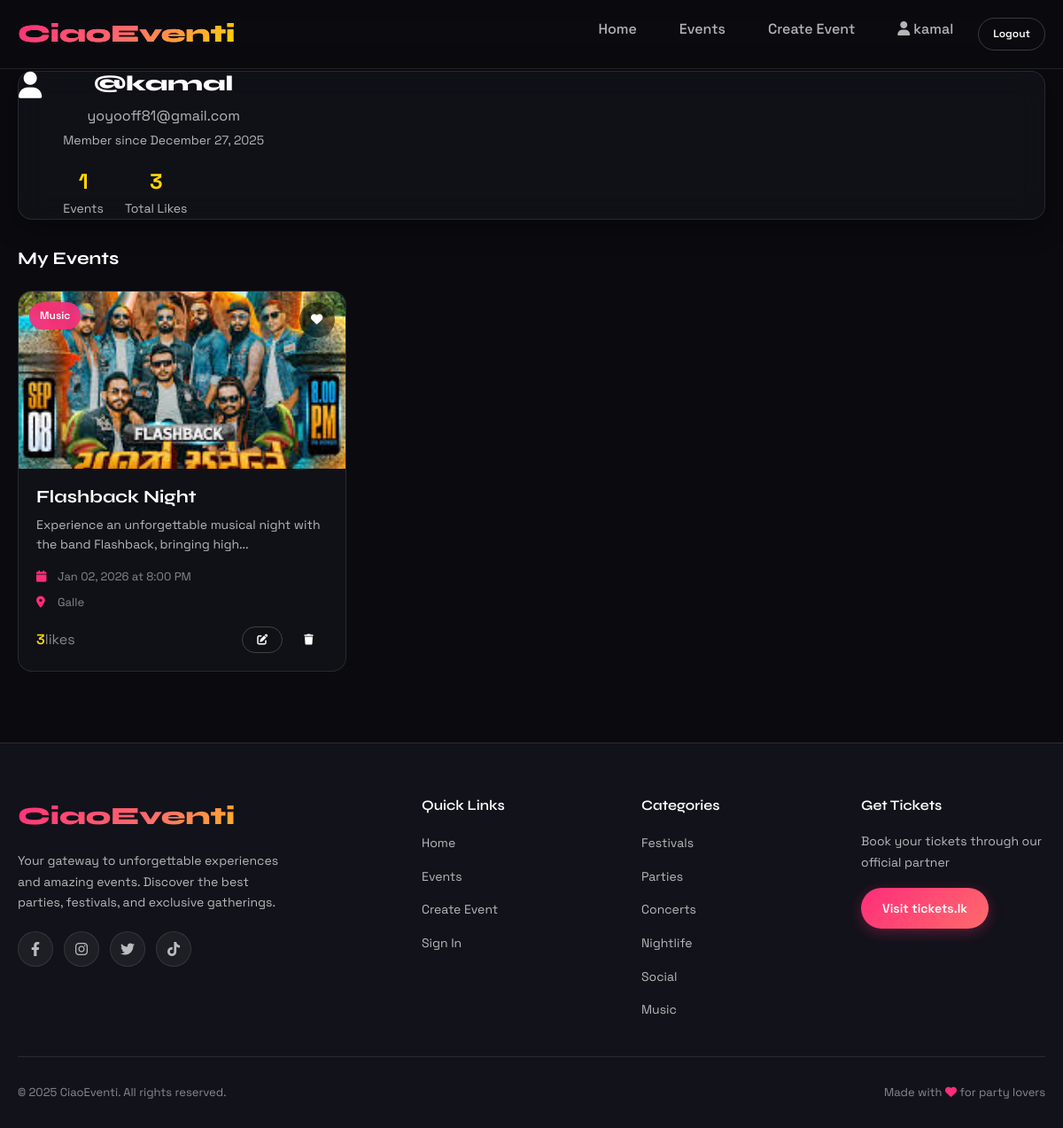
The app's page /test2/profile.php (signed in) with its own data.
### tables this page shows
CREATE TABLE `users` (
  `id` int(11) NOT NULL,
  `username` varchar(50) NOT NULL,
  `email` varchar(100) NOT NULL,
  `password` varchar(255) NOT NULL,
  `full_name` varchar(100) DEFAULT NULL,
  `profile_pic` varchar(255) DEFAULT NULL,
  `bio` text DEFAULT NULL,
  `created_at` timestamp NOT NULL DEFAULT current_timestamp(),
  `updated_at` timestamp NOT NULL DEFAULT current_timestamp() ON UPDATE current_timestamp()
);

CREATE TABLE `events` (
  `id` int(11) NOT NULL,
  `title` varchar(200) NOT NULL,
  `description` text NOT NULL,
  `category` enum('Festival','Party','Concert','Nightlife','Social','Music') NOT NULL,
  `event_date` date NOT NULL,
  `event_time` time NOT NULL,
  `location` varchar(200) NOT NULL,
  `venue` varchar(100) DEFAULT NULL,
  `banner_image` varchar(255) DEFAULT NULL,
  `ticket_link` varchar(255) DEFAULT NULL,
  `user_id` int(11) NOT NULL,
  `likes_count` int(11) DEFAULT 0,
  `created_at` timestamp NOT NULL DEFAULT current_timestamp(),
  `status` enum('active','edited','deleted') DEFAULT 'active',
  `updated_at` timestamp NOT NULL DEFAULT current_timestamp() ON UPDATE current_timestamp()
);

### test2/config/database.php (called while the page is built, shortened)
<?php
function isLoggedIn() {
    return isset($_SESSION['user_id']);
}
function getCurrentUserId() {
    return $_SESSION['user_id'] ?? null;
}
function getUserInfo($conn, $user_id) {
    $stmt = $conn->prepare("SELECT * FROM users WHERE id = ?");
    $stmt->bind_param("i", $user_id);
    $stmt->execute();
    $result = $stmt->get_result();
    return $result ? $result->fetch_assoc() : null;
}
?>

### test2/profile.php (the view, shortened to what this page needs)
<?php
require_once __DIR__ . '/includes/header.php';
$user = getUserInfo($conn, getCurrentUserId());
$stmt = $conn->prepare("SELECT * FROM events WHERE user_id = ? ORDER BY created_at DESC");
$stmt->bind_param("i", getCurrentUserId());
$stmt->execute();
$userEvents = $stmt->get_result();
$totalLikes = 0;
$eventsData = [];
if ($userEvents->num_rows > 0) {
    while($event = $userEvents->fetch_assoc()) {
        $totalLikes += $event['likes_count'];
        $eventsData[] = $event;
    }
} else {
    $userEvents->close();
}
?>
<section class="py-20">
    <div class="container">
        <div class="max-w-4xl mx-auto">
            <div class="glass-card p-8 mb-8">
                <div class="flex flex-col md:flex-row items-center gap-6">
                    <div class="w-24 h-24 rounded-full bg-gradient-to-r from-pink-500 to-yellow-500 flex items-center justify-center text-white text-3xl">
                        <i class="fas fa-user"></i>
                    </div>
                    <div class="text-center md:text-left">
                        <h1 class="text-2xl font-extrabold mb-2">@<?php echo htmlspecialchars($user['username']); ?></h1>
                        <p class="text-secondary mb-1"><?php echo htmlspecialchars($user['email']); ?></p>
                        <p class="text-secondary text-sm">
                            Member since <?php echo date('F j, Y', strtotime($user['created_at'])); ?>
                        </p>
                        <div class="flex gap-6 mt-4 justify-center md:justify-start">
                            <div class="text-center">
                                <div class="text-2xl font-bold" style="color: #FFD700 !important;">
                                    <?php echo count($eventsData); ?>
                                </div>
                                <div class="text-sm text-secondary">Events</div>
                            </div>
                            <div class="text-center">
                                <div class="text-2xl font-bold" style="color: #FFD700 !important;">
                                    <?php echo $totalLikes; ?>
                                </div>
                                <div class="text-sm text-secondary">Total Likes</div>
                            </div>
                        </div>
                    </div>
                </div>
            </div>
            <h2 class="text-xl font-bold mb-6">My Events</h2>
            <?php if (!empty($eventsData)): ?>
                <div class="grid-3">
                    <?php foreach($eventsData as $event): ?>
                    <div class="card event-card">
                        <div class="card-image">
                            <img src="<?php echo !empty($event['banner_image']) ? 'uploads/' . $event['banner_image'] : 'https://images.unsplash.com/photo-1514525253161-7a46d19cd819?ixlib=rb-4.0.3&auto=format&fit=crop&w=600&q=80'; ?>"
                                 alt="<?php echo htmlspecialchars($event['title']); ?>">
                            <div class="card-badge"><?php echo $event['category']; ?></div>
                            <button class="card-like"
                                data-event-id="<?php echo $event['id']; ?>"
                                onclick="return handleLike(<?php echo $event['id']; ?>)">
                                <i class="fas fa-heart"></i>
                            </button>
                        </div>
                        <div class="card-content">
                            <h3 class="card-title"><?php echo htmlspecialchars($event['title']); ?></h3>
                            <p class="card-description"><?php echo htmlspecialchars(substr($event['description'], 0, 80)) . '...'; ?></p>
                            <div class="card-meta">
                                <div class="card-meta-item">
                                    <i class="fas fa-calendar"></i>
                                    <span><?php echo date('M d, Y', strtotime($event['event_date'])); ?> at <?php echo date('g:i A', strtotime($event['event_time'])); ?></span>
                                </div>
                                <div class="card-meta-item">
                                    <i class="fas fa-map-marker-alt"></i>
                                    <span><?php echo htmlspecialchars($event['location']); ?></span>
                                </div>
                            </div>
                            <div class="flex-between mt-4">
                                <div class="flex items-center">
                                    <span class="font-semibold" style="color: #FFD700 !important;">
                                        <?php echo number_format($event['likes_count']); ?>
                                    </span>
                                    <span class="text-muted ml-1">
                                        like<?php echo $event['likes_count'] != 1 ? 's' : ''; ?>
                                    </span>
                                </div>
                                <div class="flex gap-2">
                                    <a href="edit_event.php?id=<?php echo $event['id']; ?>"
                                       class="btn btn-sm btn-secondary" title="Edit Event">
                                        <i class="fas fa-edit"></i>
                                    </a>
                                    <a href="delete_event.php?id=<?php echo $event['id']; ?>"
                                       class="btn btn-sm bg-red-600 hover:bg-red-700 text-white"
                                       title="Delete Event">
                                        <i class="fas fa-trash"></i>
                                    </a>
                                </div>
                            </div>
                        </div>
                    </div>
                    <?php endforeach; ?>
                </div>
            <?php endif; ?>
        </div>
    </div>
</section>
<?php require_once __DIR__ . '/includes/footer.php'; ?>

### test2/includes/header.php (shortened to what this page needs)
<?php
require_once 'config/database.php';
$isLoggedIn = isLoggedIn();
$currentUser = $isLoggedIn ? getUserInfo($conn, getCurrentUserId()) : null;
?>
<!DOCTYPE html>
<html lang="en">
<head>
    <link rel="stylesheet" href="https://cdnjs.cloudflare.com/ajax/libs/font-awesome/6.4.0/css/all.min.css">
    <link rel="stylesheet" href="css/style.css">
</head>
<body>
    <nav class="navbar">
        <div class="navbar-container">
            <a href="index.php" class="navbar-logo">
                <span class="gradient-text">CiaoEventi</span>
            </a>
            <ul class="nav-links">
                <li><a href="index.php" class="nav-link">Home</a></li>
                <li><a href="events.php" class="nav-link">Events</a></li>
               <?php if ($isLoggedIn): ?>
    <li><a href="create_event.php" class="nav-link">Create Event</a></li>
    <li><a href="profile.php" class="nav-link">
        <i class="fas fa-user mr-2"></i> <?php echo htmlspecialchars($currentUser['username']); ?>
    </a></li>
    <li><a href="logout.php" class="nav-link btn btn-sm btn-secondary">Logout</a></li>
<?php else: ?>
    <li><a href="login.php" class="nav-link btn btn-sm btn-secondary">Login</a></li>
    <li><a href="register.php" class="nav-link btn btn-sm btn-primary">Sign Up</a></li>
<?php endif; ?>
            </ul>
        </div>
    </nav>

### test2/includes/header.php (style rules this page uses)
.event-card { transition: all 0.3s ease; }
.gradient-text { background: linear-gradient(135deg, #ff2d7a 0%, #ff6b6b 50%, #ffd700 100%); -webkit-background-clip: text; background-clip: text; color: transparent; }

### records on screen
users: username "kamal", email "yoyooff81@gmail.com", created_at "December 27, 2025"
events: banner_image (picture), category "Music", title "Flashback Night", description "Experience an unforgettable musical night with the band Flashback, bringing high", event_date "Jan 02, 2026", event_time "8:00 PM", location "Galle", likes_count "3"

### other values on screen
count($eventsData) "1"
$totalLikes "3"
